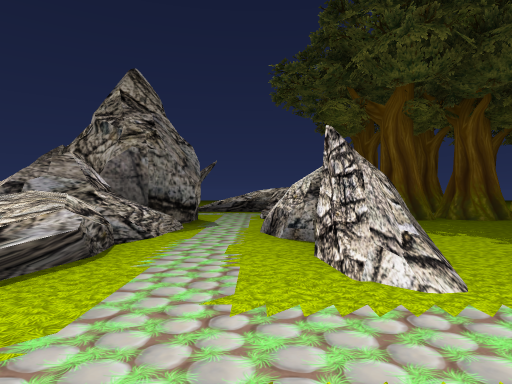
view 1 (above)

20 first-person views from a walk through a 3-D level made in the Unity game engine. The camera is 1.3 m above the floor, looks level and sees 75° across. The floor is counted in squares, 2 m on a side. Each view is taken from the middle of a square. On the plan, view 1 faces up. The plan holds only what a view shows up to about 10 squares ahead; the rest is blank. The place goes on beyond the plan. The player character is not drawn.

view 2
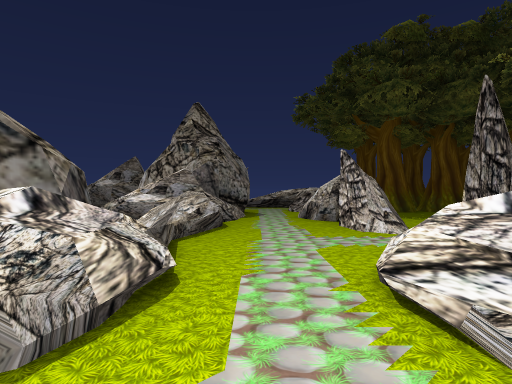

view 3
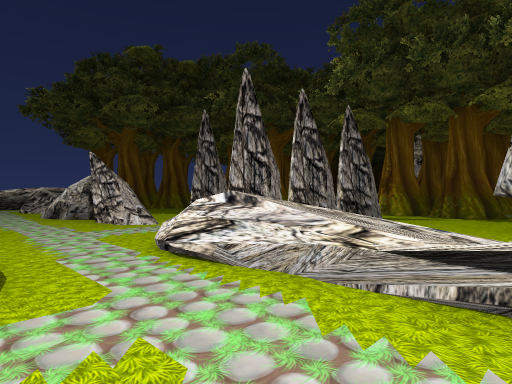

view 4
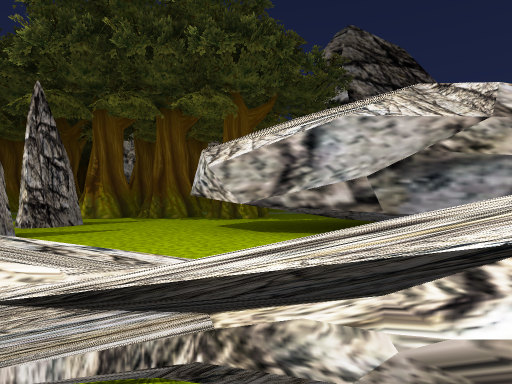

view 5
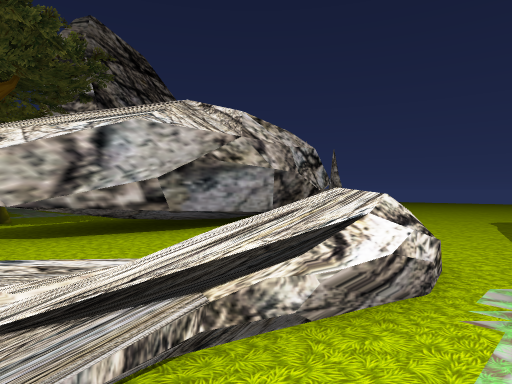

view 6
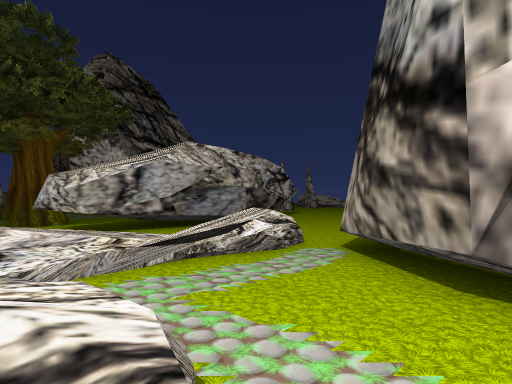

view 7
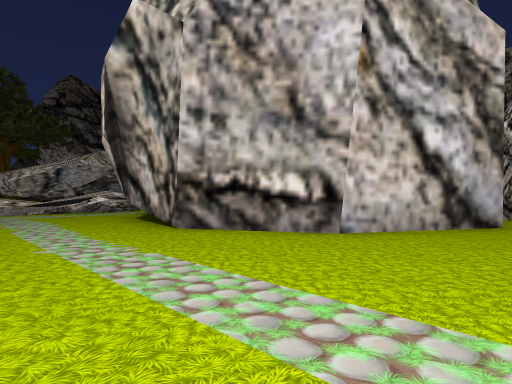

view 8
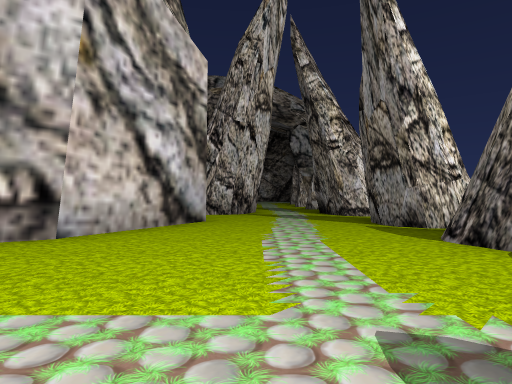

view 9
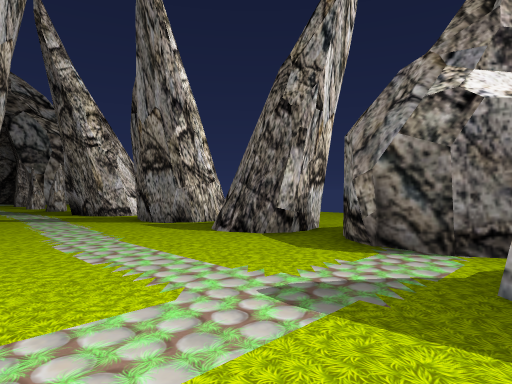

view 10
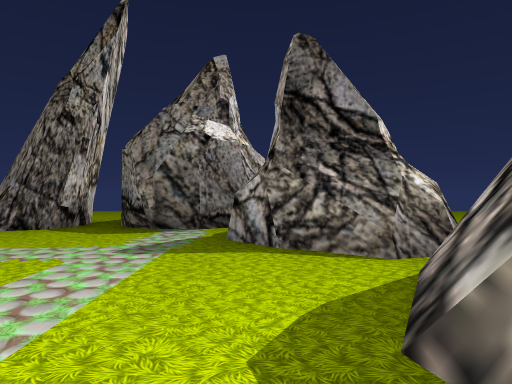

view 11
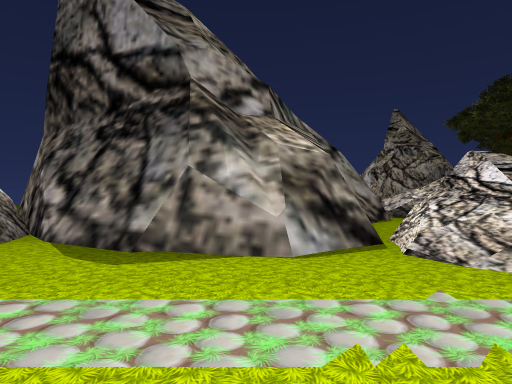

view 12
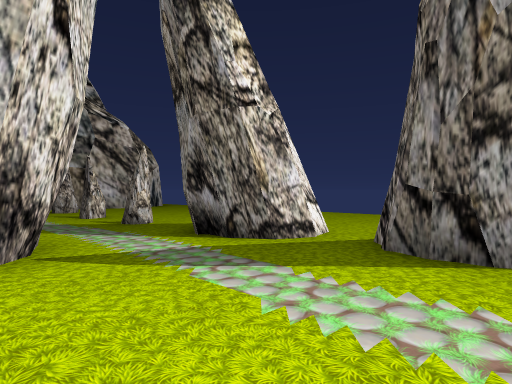

view 13
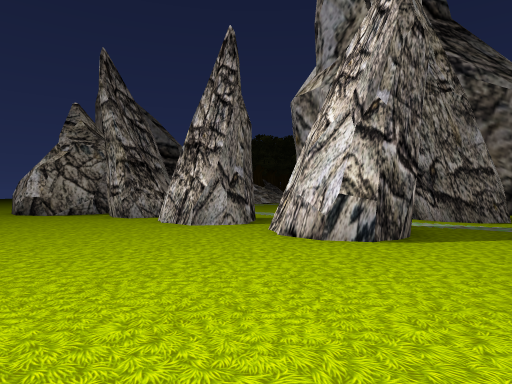

view 14
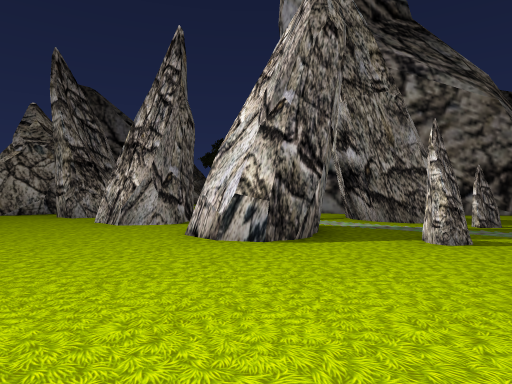

view 15
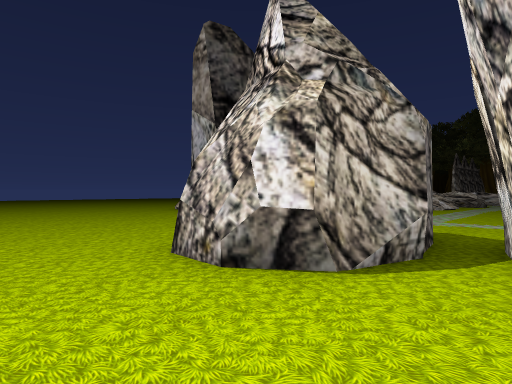

view 16
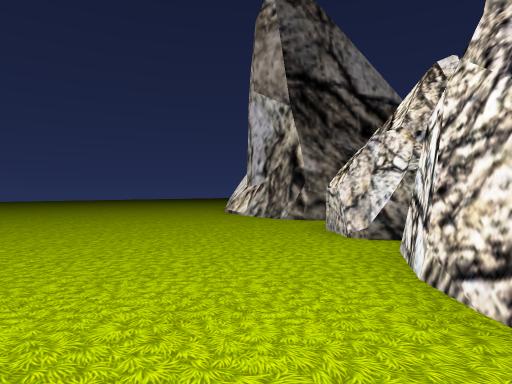

view 17
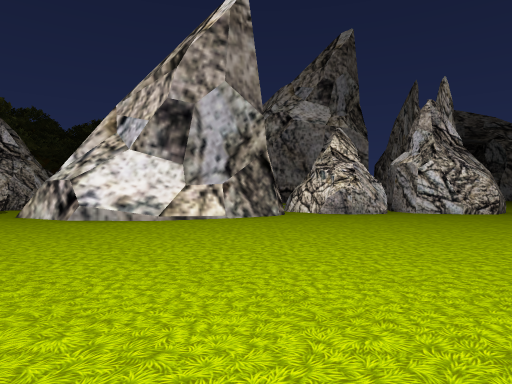

view 18
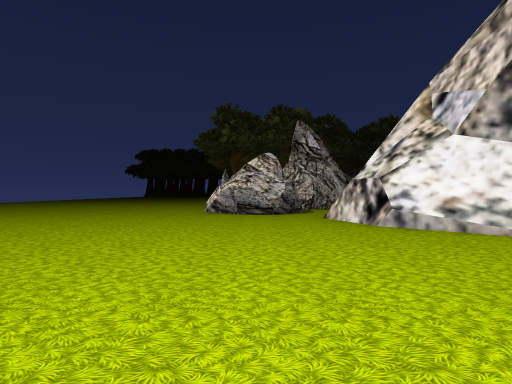

view 19
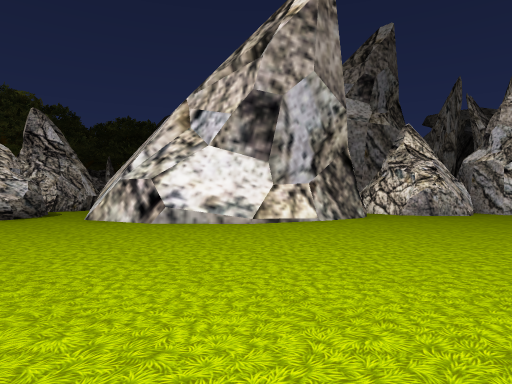

view 20
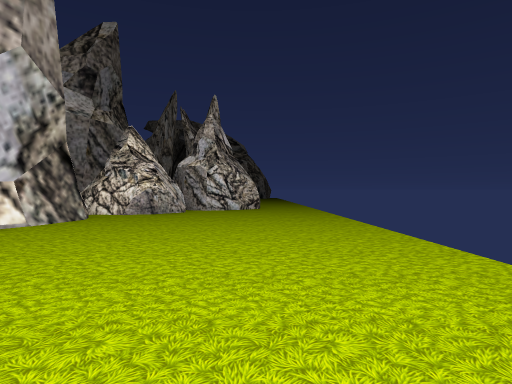

### Floor plan
Key: @ floor where view 1 was taken; # wall or solid block; x gap in a wall; . floor; / step, stairs or slope; = window, fence, low wall or low ledge; R rock; T tree; H thing the floor can be seen under or through; O other object.
Columns run from 19 left of view 1 to 11 right of it. Each row starts with its distance up from view 1.
 11   ..........#
 10 ............#     ..
  9 ............##    ..R T T
  8 ..........###   RR..R T#TTTT
  7 ........#####  RRR..  ...
  6 .......##    ## RR..  ...
  5 .......#     ##=#=.RRR..
  4 .......#     ##===..#..
  3 .......#     #=  =..#.#      OO
  2 .......##     #  /....       O
  1 .....#########== /...
  0 .....###.####==  /.@ #x##xx#
 -1 ...RR##......///x/./= .....#
 -2 ..RRRR..........=/.// .....# TT
 -3 ..RRRR.............=/...#..#  T
 -4 ....R..............=/...H x# TT
 -5 ....##......######.= ..HH .....
 -6  ...##.....##    ##=  .#  ....
 -7  ...##....##       ..  #
 -8  ...##....#        ..  #
 -9  ....x....#        ..  #
-10 .....#....#        ..   #
-11 ....###.###        ...  #
-12 .....#..##  #      ...
-13 ............##     ...
-14 ......O.O...        ..
-15  .......

Where each view was taken, in squares from view 1:
view 1: 0 up, 0 right, facing up
view 2: 3 down, 1 left, facing up
view 3: 4 down, 2 left, facing up-right
view 4: 4 down, 1 left, facing right
view 5: 3 down, 1 left, facing down-right
view 6: 1 down, 4 left, facing down-right
view 7: 1 down, 11 left, facing down-right
view 8: 1 down, 11 left, facing down
view 9: 1 down, 10 left, facing down-left
view 10: 1 down, 8 left, facing left
view 11: 4 down, 8 left, facing up
view 12: 7 down, 10 left, facing down-left
view 13: 14 down, 19 left, facing up-right
view 14: 15 down, 18 left, facing up-right
view 15: 5 down, 19 left, facing up-right
view 16: 2 down, 19 left, facing up-right
view 17: 10 up, 19 left, facing down-right
view 18: 10 up, 17 left, facing right
view 19: 11 up, 17 left, facing down-right
view 20: 11 up, 17 left, facing down
